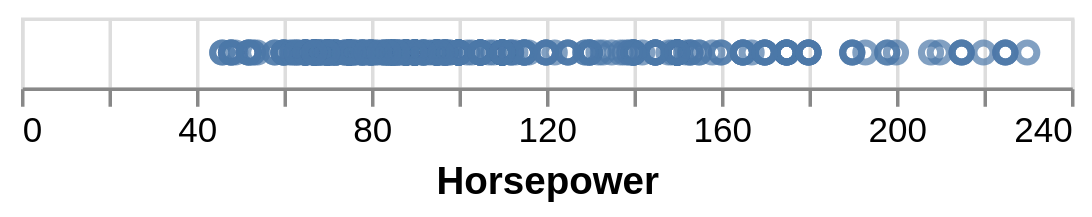

The notebook cell this image was saved under:
### Markdown cell above
^ Hint: mark_circle()

### Code cell
# Now let's add one encoding
chart1 = alt.Chart(cars).mark_point().encode(
    x = 'Horsepower'
)
chart1

### Figure 1 — Vega-Lite specification as saved in the notebook (floating-point values rounded to 4 significant figures; data arrays with more than 128 entries replaced by an {"elided": "..."} marker saying what was removed)
{"config": {"view": {"continuousWidth": 300, "continuousHeight": 300}}, "data": {"name": "data-583e73726c1545c56c203344161a975c"}, "mark": {"type": "point"}, "encoding": {"x": {"field": "Horsepower", "type": "quantitative"}}, "$schema": "https://vega.github.io/schema/vega-lite/v6.1.0.json", "datasets": {"data-583e73726c1545c56c203344161a975c": {"elided": "406 records"}}}
